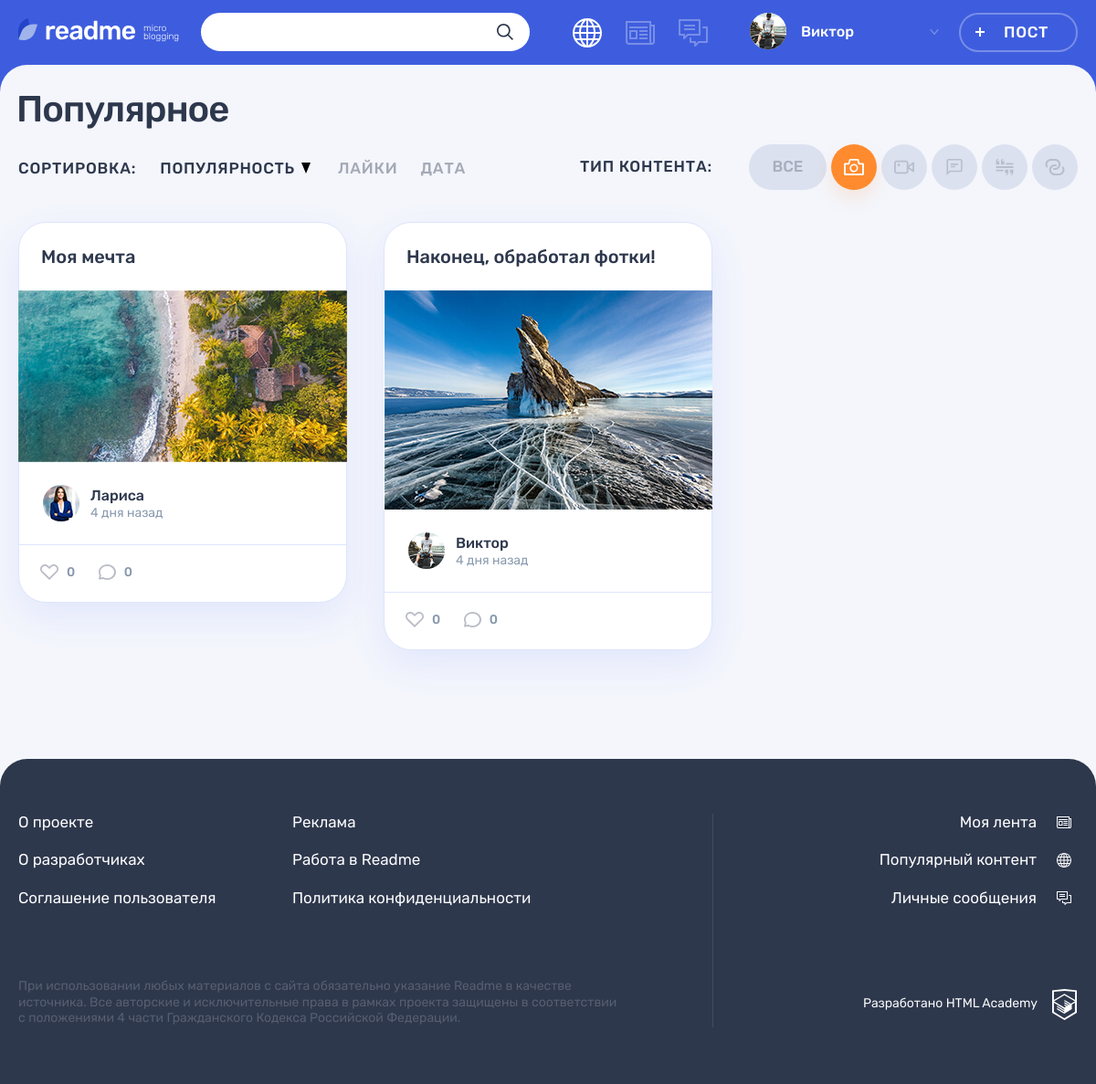
The page /popular.php?current_page=1&type=photo (signed in) on the database its author committed.
### tables this page shows
CREATE TABLE users (
id INT UNSIGNED AUTO_INCREMENT PRIMARY KEY,
registration_date TIMESTAMP DEFAULT CURRENT_TIMESTAMP,
email VARCHAR(128) NOT NULL UNIQUE,
login VARCHAR(128) NOT NULL UNIQUE,
password VARCHAR(128) NOT NULL,
avatar VARCHAR(128) NOT NULL
);

CREATE TABLE content_type (
id INT UNSIGNED AUTO_INCREMENT PRIMARY KEY,
type_name VARCHAR(128) NOT NULL,
icon_type VARCHAR(128) NOT NULL
);

CREATE TABLE posts (
  id INT UNSIGNED AUTO_INCREMENT PRIMARY KEY,
  post_date TIMESTAMP DEFAULT CURRENT_TIMESTAMP,
  title VARCHAR(128) NOT NULL,
  content_text VARCHAR(512) NULL,
  quote_author VARCHAR(128) NULL,
  img VARCHAR(128) NULL,
  video VARCHAR(128) NULL,
  link VARCHAR(256) NULL,
  views INT UNSIGNED NULL,
  
  user_id INT UNSIGNED NOT NULL,
  type_id INT UNSIGNED  NOT NULL,
  original_author_id INT UNSIGNED NULL,
  original_id INT UNSIGNED NULL
);

### templates/popular/popular-posts.php (the view, shortened to what the rows shown need)
<div class="popular__posts">
        <?php foreach ($posts as $index => $post) : ?>
            <article class="popular__post post post-<?= $post['icon_type'] ?>">
                <header class="post__header">
                    <h2><a href="post.php?post_id=<?= $post['id'] ?>"><?= $post['title'] ?></a></h2>
                </header>
                <div class="post__main">
                    <?php if ($post['icon_type'] === 'quote') : ?>
                        <blockquote>
                            <p>
                                <?= anti_xss($post['content_text']) ?>
                            </p>
                            <cite><?= anti_xss($post['quote_author']) ?></cite>
                        </blockquote>
                    <?php elseif ($post['icon_type'] === 'photo') : ?>
                        <div class="post-photo__image-wrapper">
                            <img src="uploads/<?= anti_xss($post['img']) ?>" alt="Фото от пользователя" width="360" height="240">
                        </div>
                    <?php else : ?>
                        <?= crop_text(anti_xss($post['content_text']), $post['id']) ?>
                    <?php endif; ?>
                </div>
                <footer class="post__footer">
                    <div class="post__author">
                        <a class="post__author-link" href="profile.php?active_tab=posts&user_id=<?= $post['user_id'] ?>" title="Автор">
                            <div class="post__avatar-wrapper">
                                <img class="post__author-avatar" width="40px" src="userpics/<?= $post['avatar'] ?>" alt="Аватар пользователя">
                            </div>
                            <div class="post__info">
                                <b class="post__author-name"><?= anti_xss($post['author_login']) ?></b>
                                <?php $post_date = new DateTime($post['post_date']); ?>
                                <time class="post__time" title="<?= $post_date->format('d.m.Y H:i') ?>" datetime="<?= $post_date->format('Y-m-d H:i:s') ?>"><?= time_ago($post_date) ?></time>
                            </div>
                        </a>
                    </div>
                    <div class="post__indicators">
                        <div class="post__buttons">
                            <a class="post__indicator post__indicator--likes button" href="like.php?post_id=<?= $post['id'] ?>" title="Лайк">
                                <svg class="post__indicator-icon" width="20" height="17">
                                    <use xlink:href="#icon-heart"></use>
                                </svg>
                                <span><?= $post['likes'] ?></span>
                            </a>
                            <a class="post__indicator post__indicator--comments button" href="post.php?post_id=<?= $post['id'] ?>#last-comment" title="Комментарии">
                                <svg class="post__indicator-icon" width="19" height="17">
                                    <use xlink:href="#icon-comment"></use>
                                </svg>
                                <span><?= $post['comments_value'] ?></span>
                            </a>
                        </div>
                    </div>
                </footer>
            </article>
        <?php endforeach; ?>
    </div>

### templates/main.php (shortened to what the rows shown need)
<div class="container">
    <h1 class="page__title page__title--popular">Популярное</h1>
</div>
<div class="popular container">
    <div class="popular__filters-wrapper">
        <div class="popular__filters filters">
            <ul class="popular__filters-list filters__list">
                <?php foreach ($types as $type) : ?>
                    <li class="popular__filters-item filters__item">
                        <a href="<?= 'popular.php?current_page=1&type=' . $type['icon_type'] ?>" class="filters__button filters__button--<?= ($type['icon_type']) ?> <?= ($sorting_parameters['type'] == $type['icon_type']) ? 'filters__button--active' : ""; ?> button">
                            <svg class="filters__icon" width="22" height="18">
                                <use xlink:href="#icon-filter-<?= ($type['icon_type']) ?>"></use>
                            </svg>
                        </a>
                    </li>
                <?php endforeach ?>
            </ul>
        </div>
    </div>
    <?= $popular_posts ?>
</div>

### templates/layout.php (shortened to what the rows shown need)
<!DOCTYPE html>
<html lang="ru">
<head>
    <link rel="stylesheet" href="css/main.css">
</head>
<body class="page">
    <header class="header">
        <div class="header__wrapper container">
            <div class="header__nav-wrapper">
                <nav class="header__nav">
                    <?php if ($_SERVER['REQUEST_URI'] !== '/registration.php') : ?>
                        <ul class="header__my-nav">
                            <li class="header__my-page header__my-page--popular">
                                <a class="header__page-link <?= ($active_page === 'popular') ? 'header__page-link--active' : "" ?>" title="Популярный контент" href="popular.php?type=all">
                                </a>
                            </li>
                            <li class="header__my-page header__my-page--feed">
                                <a class="header__page-link <?= ($active_page === 'feed') ? 'header__page-link--active' : "" ?>" href="feed.php" title="Моя лента">
                                </a>
                            </li>
                            <li class="header__my-page header__my-page--messages">
                                <a class="header__page-link <?= ($active_page === 'messages') ? 'header__page-link--active' : "" ?>" href="messages.php" title="Личные сообщения">
                                </a>
                            </li>
                        </ul>
                        <ul class="header__user-nav">
                            <li class="header__profile">
                                <a class="header__profile-link" href="#">
                                    <div class="header__avatar-wrapper">
                                        <img class="header__profile-avatar" src="userpics/<?= $user_data['avatar'] ?>" alt="Аватар профиля">
                                    </div>
                                    <div class="header__profile-name">
                                        <span>
                                            <?= $user_data['login'] ?>
                                        </span>
                                        <svg class="header__link-arrow" width="10" height="6">
                                            <use xlink:href="#icon-arrow-right-ad"></use>
                                        </svg>
                                    </div>
                                </a>
                            </li>
                            <li>
                                <a class="header__post-button button button--transparent" href="add.php">Пост</a>
                            </li>
                        </ul>
                    <?php endif; ?>
                </nav>
            </div>
        </div>
    </header>
    <section class="page__main page__main--popular">
        <?= $content ?>
    </section>
</body>
</html>

### rows shown on the page
users: avatar (picture), login "Виктор"
posts: title "Моя мечта", img (picture), user.avatar (picture), user.login "Лариса", post_date "4 дня назад", likes "0", comments_value "0"
posts: title "Наконец, обработал фотки!", img (picture), user.avatar (picture), user.login "Виктор", post_date "4 дня назад", likes "0", comments_value "0"
